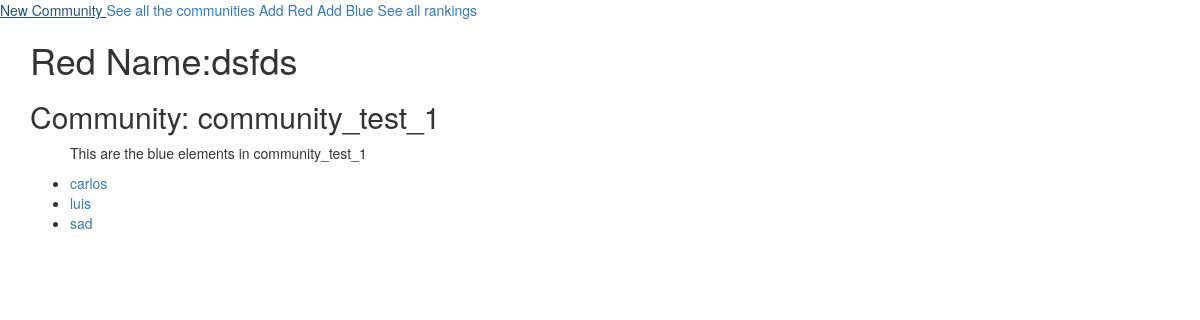
Page /red/8/ on the committed database.
### match/models.py (models this page shows, shortened)
class Red(models.Model):
    name =  models.CharField(max_length=50)
    community = models.ForeignKey('Community', on_delete=models.CASCADE)
    pairing = models.ForeignKey('Pairing', on_delete=models.CASCADE, null=True)
    class Meta:
        unique_together = (("community", "name"),)

class Community(models.Model):
    name = models.CharField(max_length=20, unique = True)
    number_couples = models.IntegerField()
    def __str__(self):
        return self.name

class Blue(models.Model):
    name = models.CharField(max_length=50)
    community = models.ForeignKey('Community', on_delete=models.CASCADE)
    pairing = models.ForeignKey('Pairing', on_delete=models.CASCADE, null=True)
    class Meta:
        unique_together = (("community", "name"),)
    def __str__(self):
        return self.name

### match/views.py (the view)
# urls.py: path('red/<int:pk>/', views.red_details, name='red_details'),
def red_details(request, pk):
    red = get_object_or_404(Red, pk=pk)
    community = red.community
    blues = Blue.objects.filter(community = community)
    return render(request, 'match/red_details.html', {'community': community, 'blues': blues, 'red': red, 'red_id': pk})

### match/templates/match/red_details.html
{% extends 'match/base.html' %}
{% block content %}
<h1> Red Name:{{red.name }}</h1>
<h2> Community: {{community.name}}</h2>
  <ul>
    <p> This are the blue elements in {{community}}</p>
    {% for blue in blues %}
    <li><a href="{% url 'new_ranking_red' red_id blue.pk%}" ><span> {{blue}} </span></a></li>
    {% endfor %}
  </ul>
  {% endblock %}

### rows in the picture
Red: name "dsfds"
Community: name "community_test_1"
Blue: name "carlos"
Blue: name "luis"
Blue: name "sad"
